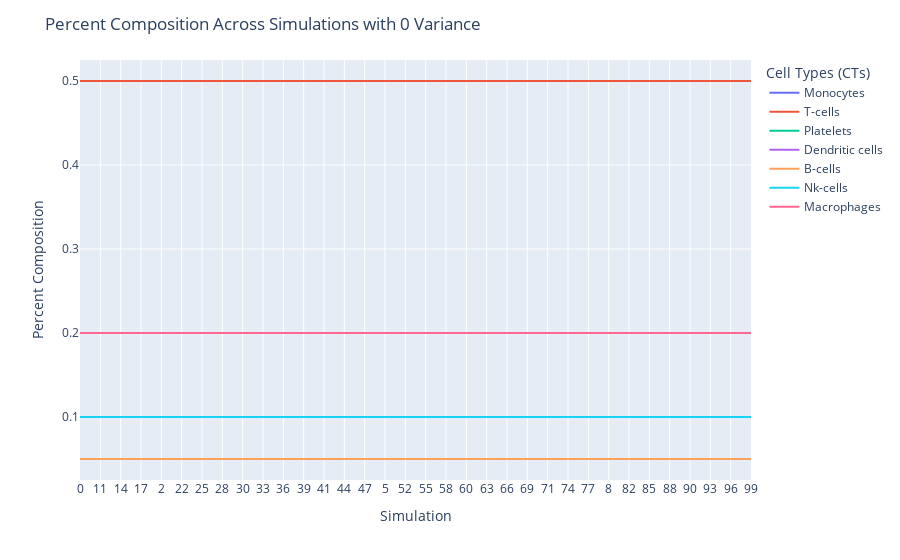
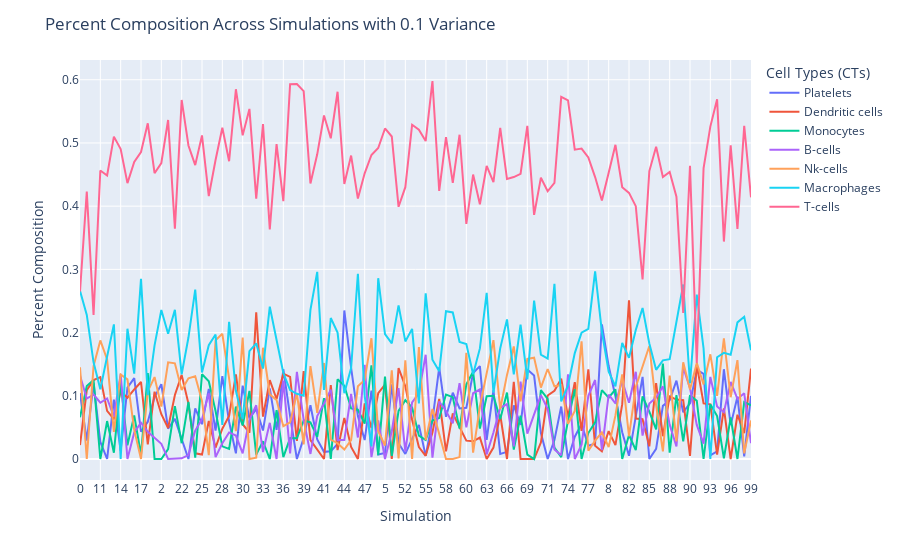
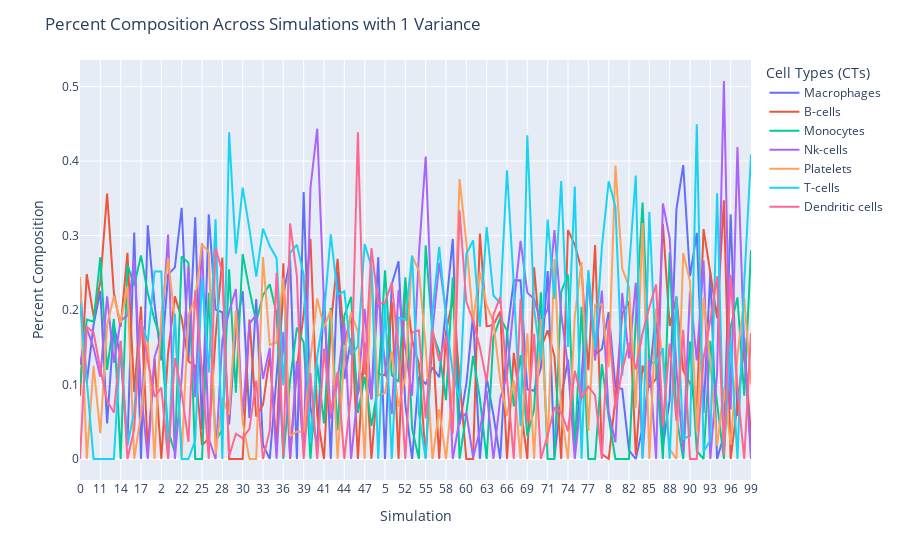

Notebook cell for these charts, in order:
### Code cell
def graph(df_variance, var_level:int):
    
    # Rename columns to their positions
    df_variance.columns = [str(i) for i, _ in enumerate(df_variance.columns)]
    
    melted = df_variance.reset_index().melt(id_vars=['index', ])
    melted = melted.sort_values("variable")

    
    fig = px.line(melted, x = 'variable', y = 'value', color = 'index')

    fig.update_layout(title = f"Percent Composition Across Simulations with {var_level} Variance")

    # Update x-axis and y-axis labels
    fig.update_xaxes(title_text = "Simulation") 
    fig.update_yaxes(title_text='Percent Composition')
    fig.update_layout(legend_title_text='Cell Types (CTs)')
    
    fig.show()
        
    
for key in dict_variances.keys():
    graph(dict_variances[key], key)

### Figure 1 — Plotly figure (JSON) as saved in the notebook; plotly's stock layout.template omitted (floating-point values rounded to 4 significant figures)
{"data": [{"hovertemplate": "index=Monocytes<br>variable=%{x}<br>value=%{y}<extra></extra>", "legendgroup": "Monocytes", "line": {"color": "#636efa", "dash": "solid"}, "marker": {"symbol": "circle"}, "mode": "lines", "name": "Monocytes", "orientation": "v", "showlegend": true, "type": "scatter", "x": ["0", "1", "10", "11", "12", "13", "14", "15", "16", "17", "18", "19", "2", "20", "21", "22", "23", "24", "25", "26", "27", "28", "29", "3", "30", "31", "32", "33", "34", "35", "36", "37", "38", "39", "4", "40", "41", "42", "43", "44", "45", "46", "47", "48", "49", "5", "50", "51", "52", "53", "54", "55", "56", "57", "58", "59", "6", "60", "61", "62", "63", "64", "65", "66", "67", "68", "69", "7", "70", "71", "72", "73", "74", "75", "76", "77", "78", "79", "8", "80", "81", "82", "83", "84", "85", "86", "87", "88", "89", "9", "90", "91", "92", "93", "94", "95", "96", "97", "98", "99"], "xaxis": "x", "y": [0.05, 0.05, 0.05, 0.05, 0.05, 0.05, 0.05, 0.05, 0.05, 0.05, 0.05, 0.05, 0.05, 0.05, 0.05, 0.05, 0.05, 0.05, 0.05, 0.05, 0.05, 0.05, 0.05, 0.05, 0.05, 0.05, 0.05, 0.05, 0.05, 0.05, 0.05, 0.05, 0.05, 0.05, 0.05, 0.05, 0.05, 0.05, 0.05, 0.05, 0.05, 0.05, 0.05, 0.05, 0.05, 0.05, 0.05, 0.05, 0.05, 0.05, 0.05, 0.05, 0.05, 0.05, 0.05, 0.05, 0.05, 0.05, 0.05, 0.05, 0.05, 0.05, 0.05, 0.05, 0.05, 0.05, 0.05, 0.05, 0.05, 0.05, 0.05, 0.05, 0.05, 0.05, 0.05, 0.05, 0.05, 0.05, 0.05, 0.05, 0.05, 0.05, 0.05, 0.05, 0.05, 0.05, 0.05, 0.05, 0.05, 0.05, 0.05, 0.05, 0.05, 0.05, 0.05, 0.05, 0.05, 0.05, 0.05, 0.05], "yaxis": "y"}, {"hovertemplate": "index=T-cells<br>variable=%{x}<br>value=%{y}<extra></extra>", "legendgroup": "T-cells", "line": {"color": "#EF553B", "dash": "solid"}, "marker": {"symbol": "circle"}, "mode": "lines", "name": "T-cells", "orientation": "v", "showlegend": true, "type": "scatter", "x": ["0", "1", "10", "11", "12", "13", "14", "15", "16", "17", "18", "19", "2", "20", "21", "22", "23", "24", "25", "26", "27", "28", "29", "3", "30", "31", "32", "33", "34", "35", "36", "37", "38", "39", "4", "40", "41", "42", "43", "44", "45", "46", "47", "48", "49", "5", "50", "51", "52", "53", "54", "55", "56", "57", "58", "59", "6", "60", "61", "62", "63", "64", "65", "66", "67", "68", "69", "7", "70", "71", "72", "73", "74", "75", "76", "77", "78", "79", "8", "80", "81", "82", "83", "84", "85", "86", "87", "88", "89", "9", "90", "91", "92", "93", "94", "95", "96", "97", "98", "99"], "xaxis": "x", "y": [0.5, 0.5, 0.5, 0.5, 0.5, 0.5, 0.5, 0.5, 0.5, 0.5, 0.5, 0.5, 0.5, 0.5, 0.5, 0.5, 0.5, 0.5, 0.5, 0.5, 0.5, 0.5, 0.5, 0.5, 0.5, 0.5, 0.5, 0.5, 0.5, 0.5, 0.5, 0.5, 0.5, 0.5, 0.5, 0.5, 0.5, 0.5, 0.5, 0.5, 0.5, 0.5, 0.5, 0.5, 0.5, 0.5, 0.5, 0.5, 0.5, 0.5, 0.5, 0.5, 0.5, 0.5, 0.5, 0.5, 0.5, 0.5, 0.5, 0.5, 0.5, 0.5, 0.5, 0.5, 0.5, 0.5, 0.5, 0.5, 0.5, 0.5, 0.5, 0.5, 0.5, 0.5, 0.5, 0.5, 0.5, 0.5, 0.5, 0.5, 0.5, 0.5, 0.5, 0.5, 0.5, 0.5, 0.5, 0.5, 0.5, 0.5, 0.5, 0.5, 0.5, 0.5, 0.5, 0.5, 0.5, 0.5, 0.5, 0.5], "yaxis": "y"}, {"hovertemplate": "index=Platelets<br>variable=%{x}<br>value=%{y}<extra></extra>", "legendgroup": "Platelets", "line": {"color": "#00cc96", "dash": "solid"}, "marker": {"symbol": "circle"}, "mode": "lines", "name": "Platelets", "orientation": "v", "showlegend": true, "type": "scatter", "x": ["0", "1", "10", "11", "12", "13", "14", "15", "16", "17", "18", "19", "2", "20", "21", "22", "23", "24", "25", "26", "27", "28", "29", "3", "30", "31", "32", "33", "34", "35", "36", "37", "38", "39", "4", "40", "41", "42", "43", "44", "45", "46", "47", "48", "49", "5", "50", "51", "52", "53", "54", "55", "56", "57", "58", "59", "6", "60", "61", "62", "63", "64", "65", "66", "67", "68", "69", "7", "70", "71", "72", "73", "74", "75", "76", "77", "78", "79", "8", "80", "81", "82", "83", "84", "85", "86", "87", "88", "89", "9", "90", "91", "92", "93", "94", "95", "96", "97", "98", "99"], "xaxis": "x", "y": [0.05, 0.05, 0.05, 0.05, 0.05, 0.05, 0.05, 0.05, 0.05, 0.05, 0.05, 0.05, 0.05, 0.05, 0.05, 0.05, 0.05, 0.05, 0.05, 0.05, 0.05, 0.05, 0.05, 0.05, 0.05, 0.05, 0.05, 0.05, 0.05, 0.05, 0.05, 0.05, 0.05, 0.05, 0.05, 0.05, 0.05, 0.05, 0.05, 0.05, 0.05, 0.05, 0.05, 0.05, 0.05, 0.05, 0.05, 0.05, 0.05, 0.05, 0.05, 0.05, 0.05, 0.05, 0.05, 0.05, 0.05, 0.05, 0.05, 0.05, 0.05, 0.05, 0.05, 0.05, 0.05, 0.05, 0.05, 0.05, 0.05, 0.05, 0.05, 0.05, 0.05, 0.05, 0.05, 0.05, 0.05, 0.05, 0.05, 0.05, 0.05, 0.05, 0.05, 0.05, 0.05, 0.05, 0.05, 0.05, 0.05, 0.05, 0.05, 0.05, 0.05, 0.05, 0.05, 0.05, 0.05, 0.05, 0.05, 0.05], "yaxis": "y"}, {"hovertemplate": "index=Dendritic cells<br>variable=%{x}<br>value=%{y}<extra></extra>", "legendgroup": "Dendritic cells", "line": {"color": "#ab63fa", "dash": "solid"}, "marker": {"symbol": "circle"}, "mode": "lines", "name": "Dendritic cells", "orientation": "v", "showlegend": true, "type": "scatter", "x": ["0", "1", "10", "11", "12", "13", "14", "15", "16", "17", "18", "19", "2", "20", "21", "22", "23", "24", "25", "26", "27", "28", "29", "3", "30", "31", "32", "33", "34", "35", "36", "37", "38", "39", "4", "40", "41", "42", "43", "44", "45", "46", "47", "48", "49", "5", "50", "51", "52", "53", "54", "55", "56", "57", "58", "59", "6", "60", "61", "62", "63", "64", "65", "66", "67", "68", "69", "7", "70", "71", "72", "73", "74", "75", "76", "77", "78", "79", "8", "80", "81", "82", "83", "84", "85", "86", "87", "88", "89", "9", "90", "91", "92", "93", "94", "95", "96", "97", "98", "99"], "xaxis": "x", "y": [0.05, 0.05, 0.05, 0.05, 0.05, 0.05, 0.05, 0.05, 0.05, 0.05, 0.05, 0.05, 0.05, 0.05, 0.05, 0.05, 0.05, 0.05, 0.05, 0.05, 0.05, 0.05, 0.05, 0.05, 0.05, 0.05, 0.05, 0.05, 0.05, 0.05, 0.05, 0.05, 0.05, 0.05, 0.05, 0.05, 0.05, 0.05, 0.05, 0.05, 0.05, 0.05, 0.05, 0.05, 0.05, 0.05, 0.05, 0.05, 0.05, 0.05, 0.05, 0.05, 0.05, 0.05, 0.05, 0.05, 0.05, 0.05, 0.05, 0.05, 0.05, 0.05, 0.05, 0.05, 0.05, 0.05, 0.05, 0.05, 0.05, 0.05, 0.05, 0.05, 0.05, 0.05, 0.05, 0.05, 0.05, 0.05, 0.05, 0.05, 0.05, 0.05, 0.05, 0.05, 0.05, 0.05, 0.05, 0.05, 0.05, 0.05, 0.05, 0.05, 0.05, 0.05, 0.05, 0.05, 0.05, 0.05, 0.05, 0.05], "yaxis": "y"}, {"hovertemplate": "index=B-cells<br>variable=%{x}<br>value=%{y}<extra></extra>", "legendgroup": "B-cells", "line": {"color": "#FFA15A", "dash": "solid"}, "marker": {"symbol": "circle"}, "mode": "lines", "name": "B-cells", "orientation": "v", "showlegend": true, "type": "scatter", "x": ["0", "1", "10", "11", "12", "13", "14", "15", "16", "17", "18", "19", "2", "20", "21", "22", "23", "24", "25", "26", "27", "28", "29", "3", "30", "31", "32", "33", "34", "35", "36", "37", "38", "39", "4", "40", "41", "42", "43", "44", "45", "46", "47", "48", "49", "5", "50", "51", "52", "53", "54", "55", "56", "57", "58", "59", "6", "60", "61", "62", "63", "64", "65", "66", "67", "68", "69", "7", "70", "71", "72", "73", "74", "75", "76", "77", "78", "79", "8", "80", "81", "82", "83", "84", "85", "86", "87", "88", "89", "9", "90", "91", "92", "93", "94", "95", "96", "97", "98", "99"], "xaxis": "x", "y": [0.05, 0.05, 0.05, 0.05, 0.05, 0.05, 0.05, 0.05, 0.05, 0.05, 0.05, 0.05, 0.05, 0.05, 0.05, 0.05, 0.05, 0.05, 0.05, 0.05, 0.05, 0.05, 0.05, 0.05, 0.05, 0.05, 0.05, 0.05, 0.05, 0.05, 0.05, 0.05, 0.05, 0.05, 0.05, 0.05, 0.05, 0.05, 0.05, 0.05, 0.05, 0.05, 0.05, 0.05, 0.05, 0.05, 0.05, 0.05, 0.05, 0.05, 0.05, 0.05, 0.05, 0.05, 0.05, 0.05, 0.05, 0.05, 0.05, 0.05, 0.05, 0.05, 0.05, 0.05, 0.05, 0.05, 0.05, 0.05, 0.05, 0.05, 0.05, 0.05, 0.05, 0.05, 0.05, 0.05, 0.05, 0.05, 0.05, 0.05, 0.05, 0.05, 0.05, 0.05, 0.05, 0.05, 0.05, 0.05, 0.05, 0.05, 0.05, 0.05, 0.05, 0.05, 0.05, 0.05, 0.05, 0.05, 0.05, 0.05], "yaxis": "y"}, {"hovertemplate": "index=Nk-cells<br>variable=%{x}<br>value=%{y}<extra></extra>", "legendgroup": "Nk-cells", "line": {"color": "#19d3f3", "dash": "solid"}, "marker": {"symbol": "circle"}, "mode": "lines", "name": "Nk-cells", "orientation": "v", "showlegend": true, "type": "scatter", "x": ["0", "1", "10", "11", "12", "13", "14", "15", "16", "17", "18", "19", "2", "20", "21", "22", "23", "24", "25", "26", "27", "28", "29", "3", "30", "31", "32", "33", "34", "35", "36", "37", "38", "39", "4", "40", "41", "42", "43", "44", "45", "46", "47", "48", "49", "5", "50", "51", "52", "53", "54", "55", "56", "57", "58", "59", "6", "60", "61", "62", "63", "64", "65", "66", "67", "68", "69", "7", "70", "71", "72", "73", "74", "75", "76", "77", "78", "79", "8", "80", "81", "82", "83", "84", "85", "86", "87", "88", "89", "9", "90", "91", "92", "93", "94", "95", "96", "97", "98", "99"], "xaxis": "x", "y": [0.1, 0.1, 0.1, 0.1, 0.1, 0.1, 0.1, 0.1, 0.1, 0.1, 0.1, 0.1, 0.1, 0.1, 0.1, 0.1, 0.1, 0.1, 0.1, 0.1, 0.1, 0.1, 0.1, 0.1, 0.1, 0.1, 0.1, 0.1, 0.1, 0.1, 0.1, 0.1, 0.1, 0.1, 0.1, 0.1, 0.1, 0.1, 0.1, 0.1, 0.1, 0.1, 0.1, 0.1, 0.1, 0.1, 0.1, 0.1, 0.1, 0.1, 0.1, 0.1, 0.1, 0.1, 0.1, 0.1, 0.1, 0.1, 0.1, 0.1, 0.1, 0.1, 0.1, 0.1, 0.1, 0.1, 0.1, 0.1, 0.1, 0.1, 0.1, 0.1, 0.1, 0.1, 0.1, 0.1, 0.1, 0.1, 0.1, 0.1, 0.1, 0.1, 0.1, 0.1, 0.1, 0.1, 0.1, 0.1, 0.1, 0.1, 0.1, 0.1, 0.1, 0.1, 0.1, 0.1, 0.1, 0.1, 0.1, 0.1], "yaxis": "y"}, {"hovertemplate": "index=Macrophages<br>variable=%{x}<br>value=%{y}<extra></extra>", "legendgroup": "Macrophages", "line": {"color": "#FF6692", "dash": "solid"}, "marker": {"symbol": "circle"}, "mode": "lines", "name": "Macrophages", "orientation": "v", "showlegend": true, "type": "scatter", "x": ["0", "1", "10", "11", "12", "13", "14", "15", "16", "17", "18", "19", "2", "20", "21", "22", "23", "24", "25", "26", "27", "28", "29", "3", "30", "31", "32", "33", "34", "35", "36", "37", "38", "39", "4", "40", "41", "42", "43", "44", "45", "46", "47", "48", "49", "5", "50", "51", "52", "53", "54", "55", "56", "57", "58", "59", "6", "60", "61", "62", "63", "64", "65", "66", "67", "68", "69", "7", "70", "71", "72", "73", "74", "75", "76", "77", "78", "79", "8", "80", "81", "82", "83", "84", "85", "86", "87", "88", "89", "9", "90", "91", "92", "93", "94", "95", "96", "97", "98", "99"], "xaxis": "x", "y": [0.2, 0.2, 0.2, 0.2, 0.2, 0.2, 0.2, 0.2, 0.2, 0.2, 0.2, 0.2, 0.2, 0.2, 0.2, 0.2, 0.2, 0.2, 0.2, 0.2, 0.2, 0.2, 0.2, 0.2, 0.2, 0.2, 0.2, 0.2, 0.2, 0.2, 0.2, 0.2, 0.2, 0.2, 0.2, 0.2, 0.2, 0.2, 0.2, 0.2, 0.2, 0.2, 0.2, 0.2, 0.2, 0.2, 0.2, 0.2, 0.2, 0.2, 0.2, 0.2, 0.2, 0.2, 0.2, 0.2, 0.2, 0.2, 0.2, 0.2, 0.2, 0.2, 0.2, 0.2, 0.2, 0.2, 0.2, 0.2, 0.2, 0.2, 0.2, 0.2, 0.2, 0.2, 0.2, 0.2, 0.2, 0.2, 0.2, 0.2, 0.2, 0.2, 0.2, 0.2, 0.2, 0.2, 0.2, 0.2, 0.2, 0.2, 0.2, 0.2, 0.2, 0.2, 0.2, 0.2, 0.2, 0.2, 0.2, 0.2], "yaxis": "y"}], "layout": {"legend": {"title": {"text": "Cell Types (CTs)"}, "tracegroupgap": 0}, "margin": {"t": 60}, "title": {"text": "Percent Composition Across Simulations with 0 Variance"}, "xaxis": {"anchor": "y", "domain": [0, 1], "title": {"text": "Simulation"}}, "yaxis": {"anchor": "x", "domain": [0, 1], "title": {"text": "Percent Composition"}}}}

### Figure 2 — Plotly figure (JSON) as saved in the notebook; plotly's stock layout.template omitted (floating-point values rounded to 4 significant figures)
{"data": [{"hovertemplate": "index=Platelets<br>variable=%{x}<br>value=%{y}<extra></extra>", "legendgroup": "Platelets", "line": {"color": "#636efa", "dash": "solid"}, "marker": {"symbol": "circle"}, "mode": "lines", "name": "Platelets", "orientation": "v", "showlegend": true, "type": "scatter", "x": ["0", "1", "10", "11", "12", "13", "14", "15", "16", "17", "18", "19", "2", "20", "21", "22", "23", "24", "25", "26", "27", "28", "29", "3", "30", "31", "32", "33", "34", "35", "36", "37", "38", "39", "4", "40", "41", "42", "43", "44", "45", "46", "47", "48", "49", "5", "50", "51", "52", "53", "54", "55", "56", "57", "58", "59", "6", "60", "61", "62", "63", "64", "65", "66", "67", "68", "69", "7", "70", "71", "72", "73", "74", "75", "76", "77", "78", "79", "8", "80", "81", "82", "83", "84", "85", "86", "87", "88", "89", "9", "90", "91", "92", "93", "94", "95", "96", "97", "98", "99"], "xaxis": "x", "y": [0.104, 0.02908, 0.12, 0.02708, 0, 0.094, 0.013, 0.1129, 0.128, 0.04319, 0.059, 0.09799, 0.1183, 0.04804, 0.06338, 0.03, 0, 0.08, 0.055, 0.111, 0.045, 0.131, 0.059, 0.009, 0.116, 0.06402, 0.079, 0.045, 0.1118, 0.04622, 0.142, 0.068, 0, 0.033, 0.085, 0.031, 0.01132, 0.01208, 0.024, 0.235, 0.144, 0.068, 0.03, 0.108, 0.007, 0.009737, 0.1181, 0.025, 0.008, 0.03194, 0.054, 0.005, 0.061, 0.145, 0.06679, 0.1049, 0.08, 0.081, 0.136, 0.147, 0.03038, 0.109, 0.008, 0.01134, 0.085, 0.05392, 0.1417, 0.1321, 0.041, 0, 0.03, 0.083, 0, 0.03527, 0.05545, 0.021, 0.024, 0.213, 0.147, 0.099, 0.04244, 0.005, 0.066, 0.13, 0, 0.016, 0.084, 0.093, 0.124, 0.074, 0.088, 0.141, 0.1348, 0.005644, 0.012, 0.142, 0.05359, 0.09853, 0.004, 0.1], "yaxis": "y"}, {"hovertemplate": "index=Dendritic cells<br>variable=%{x}<br>value=%{y}<extra></extra>", "legendgroup": "Dendritic cells", "line": {"color": "#EF553B", "dash": "solid"}, "marker": {"symbol": "circle"}, "mode": "lines", "name": "Dendritic cells", "orientation": "v", "showlegend": true, "type": "scatter", "x": ["0", "1", "10", "11", "12", "13", "14", "15", "16", "17", "18", "19", "2", "20", "21", "22", "23", "24", "25", "26", "27", "28", "29", "3", "30", "31", "32", "33", "34", "35", "36", "37", "38", "39", "4", "40", "41", "42", "43", "44", "45", "46", "47", "48", "49", "5", "50", "51", "52", "53", "54", "55", "56", "57", "58", "59", "6", "60", "61", "62", "63", "64", "65", "66", "67", "68", "69", "7", "70", "71", "72", "73", "74", "75", "76", "77", "78", "79", "8", "80", "81", "82", "83", "84", "85", "86", "87", "88", "89", "9", "90", "91", "92", "93", "94", "95", "96", "97", "98", "99"], "xaxis": "x", "y": [0.022, 0.1088, 0.125, 0.1296, 0.0761, 0.063, 0.1068, 0.0969, 0.11, 0.1219, 0.023, 0.1065, 0.0708, 0.04902, 0.1012, 0.133, 0.08758, 0.009, 0.007, 0.06, 0.018, 0.048, 0.068, 0.134, 0.055, 0.04171, 0.232, 0.067, 0.1248, 0.09496, 0.135, 0.13, 0.02877, 0.139, 0.03, 0.015, 0, 0.1171, 0.014, 0.065, 0.019, 0, 0.088, 0.049, 0.104, 0.1178, 0, 0.144, 0.115, 0.06211, 0.019, 0.005, 0.042, 0.095, 0.01206, 0.07204, 0.051, 0.029, 0.028, 0.034, 0, 0.018, 0.07, 0, 0.122, 0, 0, 0, 0.026, 0.1004, 0.108, 0.127, 0.06641, 0.1217, 0.04455, 0.142, 0.021, 0.012, 0.044, 0.022, 0.08672, 0.251, 0.064, 0.063, 0.01998, 0.12, 0.036, 0.099, 0.094, 0.093, 0.005, 0.149, 0.08801, 0.08655, 0.007, 0.08, 0, 0.07001, 0.041, 0.143], "yaxis": "y"}, {"hovertemplate": "index=Monocytes<br>variable=%{x}<br>value=%{y}<extra></extra>", "legendgroup": "Monocytes", "line": {"color": "#00cc96", "dash": "solid"}, "marker": {"symbol": "circle"}, "mode": "lines", "name": "Monocytes", "orientation": "v", "showlegend": true, "type": "scatter", "x": ["0", "1", "10", "11", "12", "13", "14", "15", "16", "17", "18", "19", "2", "20", "21", "22", "23", "24", "25", "26", "27", "28", "29", "3", "30", "31", "32", "33", "34", "35", "36", "37", "38", "39", "4", "40", "41", "42", "43", "44", "45", "46", "47", "48", "49", "5", "50", "51", "52", "53", "54", "55", "56", "57", "58", "59", "6", "60", "61", "62", "63", "64", "65", "66", "67", "68", "69", "7", "70", "71", "72", "73", "74", "75", "76", "77", "78", "79", "8", "80", "81", "82", "83", "84", "85", "86", "87", "88", "89", "9", "90", "91", "92", "93", "94", "95", "96", "97", "98", "99"], "xaxis": "x", "y": [0.066, 0.1154, 0.125, 0, 0.05998, 0.01, 0.1216, 0.02164, 0.069, 0.006718, 0.136, 0, 0, 0.01569, 0.08363, 0.025, 0.09026, 0.002, 0.134, 0.123, 0.076, 0.02, 0.016, 0.083, 0.053, 0.1077, 0.007, 0.028, 0, 0.07731, 0.003, 0.033, 0.03274, 0.061, 0.058, 0.035, 0.09623, 0, 0.126, 0.116, 0.08, 0.078, 0.056, 0.148, 0.006, 0.1305, 0.00484, 0.076, 0.093, 0.08163, 0.037, 0.03, 0.061, 0.065, 0.102, 0.09789, 0.048, 0.118, 0.138, 0.048, 0.0992, 0.1, 0.063, 0.1051, 0.015, 0.06863, 0.006843, 0, 0.109, 0.0952, 0.018, 0.003, 0.06055, 0.1102, 0, 0.041, 0.058, 0.109, 0.097, 0.11, 0, 0.038, 0.014, 0.099, 0.07493, 0.047, 0.151, 0.01, 0.101, 0.028, 0.101, 0.092, 0, 0.08655, 0.068, 0.001, 0.06569, 0, 0.09, 0.085], "yaxis": "y"}, {"hovertemplate": "index=B-cells<br>variable=%{x}<br>value=%{y}<extra></extra>", "legendgroup": "B-cells", "line": {"color": "#ab63fa", "dash": "solid"}, "marker": {"symbol": "circle"}, "mode": "lines", "name": "B-cells", "orientation": "v", "showlegend": true, "type": "scatter", "x": ["0", "1", "10", "11", "12", "13", "14", "15", "16", "17", "18", "19", "2", "20", "21", "22", "23", "24", "25", "26", "27", "28", "29", "3", "30", "31", "32", "33", "34", "35", "36", "37", "38", "39", "4", "40", "41", "42", "43", "44", "45", "46", "47", "48", "49", "5", "50", "51", "52", "53", "54", "55", "56", "57", "58", "59", "6", "60", "61", "62", "63", "64", "65", "66", "67", "68", "69", "7", "70", "71", "72", "73", "74", "75", "76", "77", "78", "79", "8", "80", "81", "82", "83", "84", "85", "86", "87", "88", "89", "9", "90", "91", "92", "93", "94", "95", "96", "97", "98", "99"], "xaxis": "x", "y": [0.132, 0.09568, 0.102, 0.08897, 0.09579, 0.067, 0.1346, 0, 0.042, 0.05758, 0.043, 0.03395, 0.02414, 0, 0, 0.001, 0.006256, 0.045, 0.063, 0.104, 0.003, 0.025, 0.042, 0.037, 0.009, 0.06208, 0.085, 0.011, 0.05719, 0, 0.124, 0.009, 0.1379, 0.062, 0.008, 0.068, 0.08774, 0.1097, 0.03, 0.03, 0.103, 0.034, 0.149, 0.003, 0.061, 0, 0.04356, 0.112, 0.012, 0.08962, 0.104, 0.165, 0.002, 0.091, 0.07607, 0.05638, 0.12, 0.05, 0.104, 0.11, 0.007149, 0.042, 0.081, 0.08692, 0.02, 0.1225, 0.04008, 0.07104, 0.101, 0.07948, 0.015, 0.006, 0.1338, 0, 0.02277, 0.1, 0.125, 0.014, 0.102, 0.088, 0.1236, 0.089, 0.138, 0.037, 0.08791, 0.097, 0.115, 0.054, 0.02, 0.145, 0.112, 0.054, 0.02434, 0.1298, 0.083, 0.074, 0.1219, 0.09507, 0.104, 0.025], "yaxis": "y"}, {"hovertemplate": "index=Nk-cells<br>variable=%{x}<br>value=%{y}<extra></extra>", "legendgroup": "Nk-cells", "line": {"color": "#FFA15A", "dash": "solid"}, "marker": {"symbol": "circle"}, "mode": "lines", "name": "Nk-cells", "orientation": "v", "showlegend": true, "type": "scatter", "x": ["0", "1", "10", "11", "12", "13", "14", "15", "16", "17", "18", "19", "2", "20", "21", "22", "23", "24", "25", "26", "27", "28", "29", "3", "30", "31", "32", "33", "34", "35", "36", "37", "38", "39", "4", "40", "41", "42", "43", "44", "45", "46", "47", "48", "49", "5", "50", "51", "52", "53", "54", "55", "56", "57", "58", "59", "6", "60", "61", "62", "63", "64", "65", "66", "67", "68", "69", "7", "70", "71", "72", "73", "74", "75", "76", "77", "78", "79", "8", "80", "81", "82", "83", "84", "85", "86", "87", "88", "89", "9", "90", "91", "92", "93", "94", "95", "96", "97", "98", "99"], "xaxis": "x", "y": [0.145, 0, 0.147, 0.1876, 0.1576, 0.043, 0.1337, 0.1261, 0.046, 0, 0.107, 0.1296, 0.08286, 0.1529, 0.1514, 0.109, 0.1278, 0.131, 0.092, 0.006, 0.188, 0.198, 0.127, 0.044, 0.192, 0, 0.002, 0.176, 0.1023, 0.09328, 0.052, 0.058, 0.1042, 0.023, 0.147, 0.073, 0.1519, 0.03067, 0.025, 0.015, 0.03, 0.115, 0.125, 0.191, 0.044, 0.02142, 0.1404, 0.001, 0.156, 0, 0.177, 0.03, 0.079, 0.041, 0, 0, 0.003, 0.168, 0.01, 0.083, 0.1367, 0.188, 0.079, 0.133, 0.178, 0.09118, 0.1584, 0.1603, 0.113, 0.1424, 0.115, 0.117, 0.05566, 0.07584, 0.1861, 0.013, 0.029, 0.042, 0.019, 0.069, 0.1338, 0.036, 0.114, 0.148, 0.1788, 0.085, 0.012, 0.132, 0.028, 0.153, 0.11, 0.152, 0.118, 0.1656, 0.1, 0.191, 0.09767, 0.1564, 0.009, 0.061], "yaxis": "y"}, {"hovertemplate": "index=Macrophages<br>variable=%{x}<br>value=%{y}<extra></extra>", "legendgroup": "Macrophages", "line": {"color": "#19d3f3", "dash": "solid"}, "marker": {"symbol": "circle"}, "mode": "lines", "name": "Macrophages", "orientation": "v", "showlegend": true, "type": "scatter", "x": ["0", "1", "10", "11", "12", "13", "14", "15", "16", "17", "18", "19", "2", "20", "21", "22", "23", "24", "25", "26", "27", "28", "29", "3", "30", "31", "32", "33", "34", "35", "36", "37", "38", "39", "4", "40", "41", "42", "43", "44", "45", "46", "47", "48", "49", "5", "50", "51", "52", "53", "54", "55", "56", "57", "58", "59", "6", "60", "61", "62", "63", "64", "65", "66", "67", "68", "69", "7", "70", "71", "72", "73", "74", "75", "76", "77", "78", "79", "8", "80", "81", "82", "83", "84", "85", "86", "87", "88", "89", "9", "90", "91", "92", "93", "94", "95", "96", "97", "98", "99"], "xaxis": "x", "y": [0.266, 0.228, 0.153, 0.1103, 0.162, 0.213, 0, 0.206, 0.135, 0.285, 0.101, 0.1798, 0.2357, 0.198, 0.2359, 0.134, 0.1921, 0.268, 0.137, 0.18, 0.197, 0.054, 0.217, 0.108, 0.063, 0.1707, 0.183, 0.143, 0.2409, 0.1899, 0.136, 0.109, 0.1032, 0.1, 0.236, 0.296, 0.1094, 0.223, 0.2, 0.104, 0.144, 0.293, 0.1, 0.02, 0.286, 0.1977, 0.183, 0.243, 0.186, 0.2059, 0.088, 0.262, 0.157, 0.139, 0.2338, 0.2318, 0.185, 0.182, 0.134, 0.175, 0.2627, 0.105, 0.175, 0.2207, 0.134, 0.2127, 0.1261, 0.2505, 0.165, 0.159, 0.277, 0.091, 0.1162, 0.1675, 0.2, 0.206, 0.297, 0.201, 0.138, 0.115, 0.1836, 0.16, 0.204, 0.239, 0.1828, 0.141, 0.156, 0.158, 0.218, 0.276, 0.12, 0.26, 0.1751, 0, 0.161, 0.168, 0.1651, 0.2161, 0.225, 0.172], "yaxis": "y"}, {"hovertemplate": "index=T-cells<br>variable=%{x}<br>value=%{y}<extra></extra>", "legendgroup": "T-cells", "line": {"color": "#FF6692", "dash": "solid"}, "marker": {"symbol": "circle"}, "mode": "lines", "name": "T-cells", "orientation": "v", "showlegend": true, "type": "scatter", "x": ["0", "1", "10", "11", "12", "13", "14", "15", "16", "17", "18", "19", "2", "20", "21", "22", "23", "24", "25", "26", "27", "28", "29", "3", "30", "31", "32", "33", "34", "35", "36", "37", "38", "39", "4", "40", "41", "42", "43", "44", "45", "46", "47", "48", "49", "5", "50", "51", "52", "53", "54", "55", "56", "57", "58", "59", "6", "60", "61", "62", "63", "64", "65", "66", "67", "68", "69", "7", "70", "71", "72", "73", "74", "75", "76", "77", "78", "79", "8", "80", "81", "82", "83", "84", "85", "86", "87", "88", "89", "9", "90", "91", "92", "93", "94", "95", "96", "97", "98", "99"], "xaxis": "x", "y": [0.265, 0.4231, 0.228, 0.4565, 0.4485, 0.51, 0.4903, 0.4365, 0.47, 0.4856, 0.531, 0.4522, 0.4682, 0.5363, 0.3644, 0.568, 0.496, 0.465, 0.512, 0.416, 0.473, 0.524, 0.471, 0.585, 0.512, 0.5538, 0.412, 0.53, 0.3631, 0.4983, 0.408, 0.593, 0.5933, 0.582, 0.436, 0.482, 0.5434, 0.5074, 0.581, 0.435, 0.48, 0.412, 0.452, 0.481, 0.492, 0.5229, 0.5102, 0.399, 0.43, 0.5288, 0.521, 0.503, 0.598, 0.424, 0.5093, 0.437, 0.513, 0.372, 0.45, 0.403, 0.4638, 0.438, 0.524, 0.4429, 0.446, 0.451, 0.5269, 0.3862, 0.445, 0.4236, 0.437, 0.573, 0.5674, 0.4894, 0.4911, 0.477, 0.446, 0.409, 0.453, 0.497, 0.4299, 0.421, 0.4, 0.284, 0.4555, 0.494, 0.446, 0.454, 0.415, 0.231, 0.464, 0.152, 0.4597, 0.5259, 0.569, 0.344, 0.4961, 0.3639, 0.527, 0.414], "yaxis": "y"}], "layout": {"legend": {"title": {"text": "Cell Types (CTs)"}, "tracegroupgap": 0}, "margin": {"t": 60}, "title": {"text": "Percent Composition Across Simulations with 0.1 Variance"}, "xaxis": {"anchor": "y", "domain": [0, 1], "title": {"text": "Simulation"}}, "yaxis": {"anchor": "x", "domain": [0, 1], "title": {"text": "Percent Composition"}}}}

### Figure 3 — Plotly figure (JSON) as saved in the notebook; plotly's stock layout.template omitted (floating-point values rounded to 4 significant figures)
{"data": [{"hovertemplate": "index=Macrophages<br>variable=%{x}<br>value=%{y}<extra></extra>", "legendgroup": "Macrophages", "line": {"color": "#636efa", "dash": "solid"}, "marker": {"symbol": "circle"}, "mode": "lines", "name": "Macrophages", "orientation": "v", "showlegend": true, "type": "scatter", "x": ["0", "1", "10", "11", "12", "13", "14", "15", "16", "17", "18", "19", "2", "20", "21", "22", "23", "24", "25", "26", "27", "28", "29", "3", "30", "31", "32", "33", "34", "35", "36", "37", "38", "39", "4", "40", "41", "42", "43", "44", "45", "46", "47", "48", "49", "5", "50", "51", "52", "53", "54", "55", "56", "57", "58", "59", "6", "60", "61", "62", "63", "64", "65", "66", "67", "68", "69", "7", "70", "71", "72", "73", "74", "75", "76", "77", "78", "79", "8", "80", "81", "82", "83", "84", "85", "86", "87", "88", "89", "9", "90", "91", "92", "93", "94", "95", "96", "97", "98", "99"], "xaxis": "x", "y": [0.2343, 0.1024, 0.18, 0.2258, 0.04764, 0.1792, 0.1369, 0.02043, 0.3041, 0, 0.3137, 0.2075, 0.1324, 0.2476, 0.2572, 0.3372, 0.1313, 0.3247, 0.03972, 0.3285, 0.2005, 0.197, 0.04629, 0.1731, 0.2255, 0.05526, 0.2149, 0.01904, 0, 0.1114, 0.2211, 0.2678, 0, 0.3585, 0.06955, 0.01565, 0.2239, 0, 0.2509, 0.1074, 0.1619, 0.08685, 0.1303, 0.08038, 0.2709, 0, 0.2348, 0.2655, 0.0734, 0, 0.1107, 0.1007, 0.123, 0.1097, 0.1995, 0.2954, 0.04637, 0.1006, 0.1943, 0, 0.1091, 0.05886, 0, 0.1666, 0.2396, 0.2399, 0.09327, 0.09149, 0.1229, 0.2522, 0.002574, 0.0829, 0.1334, 0.02429, 0.1068, 0.2503, 0.1402, 0.1477, 0.1974, 0.09666, 0.09382, 0.0115, 0, 0.04205, 0.1075, 0.198, 0.01646, 0.0793, 0.3351, 0.3946, 0.2453, 0.3037, 0.06186, 0.2507, 0, 0.03195, 0.3285, 0.05776, 0.1627, 0.009858], "yaxis": "y"}, {"hovertemplate": "index=B-cells<br>variable=%{x}<br>value=%{y}<extra></extra>", "legendgroup": "B-cells", "line": {"color": "#EF553B", "dash": "solid"}, "marker": {"symbol": "circle"}, "mode": "lines", "name": "B-cells", "orientation": "v", "showlegend": true, "type": "scatter", "x": ["0", "1", "10", "11", "12", "13", "14", "15", "16", "17", "18", "19", "2", "20", "21", "22", "23", "24", "25", "26", "27", "28", "29", "3", "30", "31", "32", "33", "34", "35", "36", "37", "38", "39", "4", "40", "41", "42", "43", "44", "45", "46", "47", "48", "49", "5", "50", "51", "52", "53", "54", "55", "56", "57", "58", "59", "6", "60", "61", "62", "63", "64", "65", "66", "67", "68", "69", "7", "70", "71", "72", "73", "74", "75", "76", "77", "78", "79", "8", "80", "81", "82", "83", "84", "85", "86", "87", "88", "89", "9", "90", "91", "92", "93", "94", "95", "96", "97", "98", "99"], "xaxis": "x", "y": [0.08497, 0.2482, 0.1915, 0.2373, 0.3563, 0.2229, 0.1776, 0.2768, 0.08968, 0.2047, 0.01316, 0.1345, 0, 0.1427, 0.2184, 0.1887, 0.1313, 0.1247, 0.01894, 0.02717, 0.1636, 0.2706, 0, 0, 0, 0.1873, 0.05709, 0.07291, 0.1386, 0.01669, 0.2629, 0, 0.1216, 0.195, 0.2957, 0.05913, 0, 0.1805, 0.2687, 0.1535, 0.1944, 0, 0.156, 0, 0.1142, 0.1123, 0.2107, 0, 0.2384, 0.1588, 0.128, 0.001274, 0.1658, 0, 0.1703, 0.2154, 0.1095, 0, 0, 0.3026, 0.178, 0.1801, 0.1981, 0, 0.1425, 0.06882, 0, 0.2575, 0.1492, 0.1728, 0.1378, 0, 0.3073, 0.2877, 0.2544, 0.1191, 0.2872, 0.00649, 0, 0.08047, 0.1953, 0.2119, 0.005505, 0.1254, 0.0962, 0.108, 0.3159, 0.1786, 0.218, 0.1188, 0.102, 0.06631, 0.3086, 0.2502, 0.1892, 0.3473, 0, 0.07426, 0.1501, 0.03204], "yaxis": "y"}, {"hovertemplate": "index=Monocytes<br>variable=%{x}<br>value=%{y}<extra></extra>", "legendgroup": "Monocytes", "line": {"color": "#00cc96", "dash": "solid"}, "marker": {"symbol": "circle"}, "mode": "lines", "name": "Monocytes", "orientation": "v", "showlegend": true, "type": "scatter", "x": ["0", "1", "10", "11", "12", "13", "14", "15", "16", "17", "18", "19", "2", "20", "21", "22", "23", "24", "25", "26", "27", "28", "29", "3", "30", "31", "32", "33", "34", "35", "36", "37", "38", "39", "4", "40", "41", "42", "43", "44", "45", "46", "47", "48", "49", "5", "50", "51", "52", "53", "54", "55", "56", "57", "58", "59", "6", "60", "61", "62", "63", "64", "65", "66", "67", "68", "69", "7", "70", "71", "72", "73", "74", "75", "76", "77", "78", "79", "8", "80", "81", "82", "83", "84", "85", "86", "87", "88", "89", "9", "90", "91", "92", "93", "94", "95", "96", "97", "98", "99"], "xaxis": "x", "y": [0.09938, 0.1871, 0.1843, 0.2709, 0.1197, 0.188, 0, 0.2606, 0.2334, 0.2732, 0.2226, 0.1862, 0.1592, 0.03797, 0.008832, 0.272, 0.2634, 0, 0, 0.223, 0.02442, 0.03976, 0.2547, 0.08892, 0.2753, 0.2267, 0.1842, 0.2201, 0.2346, 0.1955, 0, 0.1063, 0.1763, 0.1566, 0, 0.1278, 0.0478, 0.2026, 0.03858, 0.1925, 0.2176, 0.06196, 0.1104, 0.0444, 0.09881, 0.2533, 0.1128, 0.1037, 0.244, 0.0407, 0, 0.2867, 0.1696, 0.1437, 0.07901, 0.2438, 0, 0.06045, 0.1384, 0.08108, 0, 0.1637, 0.1894, 0.1726, 0.0705, 0.1396, 0.03119, 0.06675, 0.2237, 0, 0, 0.2244, 0.2477, 0.01258, 0.2043, 0, 0, 0.1275, 0.05627, 0, 0, 0, 0.1882, 0.3444, 0.128, 0.1307, 0, 0.2773, 0.05737, 0, 0.1576, 0.01093, 0, 0.1587, 0.07449, 0, 0.1775, 0.217, 0.08496, 0.2804], "yaxis": "y"}, {"hovertemplate": "index=Nk-cells<br>variable=%{x}<br>value=%{y}<extra></extra>", "legendgroup": "Nk-cells", "line": {"color": "#ab63fa", "dash": "solid"}, "marker": {"symbol": "circle"}, "mode": "lines", "name": "Nk-cells", "orientation": "v", "showlegend": true, "type": "scatter", "x": ["0", "1", "10", "11", "12", "13", "14", "15", "16", "17", "18", "19", "2", "20", "21", "22", "23", "24", "25", "26", "27", "28", "29", "3", "30", "31", "32", "33", "34", "35", "36", "37", "38", "39", "4", "40", "41", "42", "43", "44", "45", "46", "47", "48", "49", "5", "50", "51", "52", "53", "54", "55", "56", "57", "58", "59", "6", "60", "61", "62", "63", "64", "65", "66", "67", "68", "69", "7", "70", "71", "72", "73", "74", "75", "76", "77", "78", "79", "8", "80", "81", "82", "83", "84", "85", "86", "87", "88", "89", "9", "90", "91", "92", "93", "94", "95", "96", "97", "98", "99"], "xaxis": "x", "y": [0.1265, 0.1753, 0.1493, 0.1105, 0.2185, 0.129, 0.1856, 0.1928, 0.2687, 0.09161, 0, 0.1368, 0.1658, 0.3012, 0, 0.1092, 0.2586, 0.08305, 0.2896, 0.02752, 0, 0.1599, 0.1975, 0.2281, 0.05816, 0.1814, 0.1938, 0.1075, 0.1492, 0, 0.1707, 0.002221, 0.1316, 0.006611, 0.3639, 0.4435, 0.2087, 0.05427, 0.1045, 0.1818, 0, 0.09091, 0.2016, 0.0798, 0.2228, 0.1269, 0.06043, 0.2266, 0.1474, 0.08513, 0.2745, 0.4061, 0.1715, 0.2634, 0.1971, 0, 0.05279, 0.0618, 0.001987, 0.03861, 0.09143, 0, 0.08083, 0.1132, 0.2066, 0.293, 0.2233, 0.2149, 0.1828, 0.2006, 0.3074, 0.1949, 0.1237, 0, 0.08848, 0.2418, 0.1325, 0.2261, 0.06327, 0.02257, 0.2229, 0.1349, 0.2364, 0.002453, 0.1327, 0, 0.343, 0.2967, 0.1196, 0.009195, 0.2258, 0.1323, 0.2664, 0, 0.1164, 0.5075, 0.06636, 0.4187, 0.1501, 0], "yaxis": "y"}, {"hovertemplate": "index=Platelets<br>variable=%{x}<br>value=%{y}<extra></extra>", "legendgroup": "Platelets", "line": {"color": "#FFA15A", "dash": "solid"}, "marker": {"symbol": "circle"}, "mode": "lines", "name": "Platelets", "orientation": "v", "showlegend": true, "type": "scatter", "x": ["0", "1", "10", "11", "12", "13", "14", "15", "16", "17", "18", "19", "2", "20", "21", "22", "23", "24", "25", "26", "27", "28", "29", "3", "30", "31", "32", "33", "34", "35", "36", "37", "38", "39", "4", "40", "41", "42", "43", "44", "45", "46", "47", "48", "49", "5", "50", "51", "52", "53", "54", "55", "56", "57", "58", "59", "6", "60", "61", "62", "63", "64", "65", "66", "67", "68", "69", "7", "70", "71", "72", "73", "74", "75", "76", "77", "78", "79", "8", "80", "81", "82", "83", "84", "85", "86", "87", "88", "89", "9", "90", "91", "92", "93", "94", "95", "96", "97", "98", "99"], "xaxis": "x", "y": [0.2445, 0, 0.1252, 0.03465, 0.1799, 0.2186, 0.1829, 0.2317, 0, 0.06028, 0.1605, 0, 0.195, 0.2694, 0.185, 0.0038, 0.1924, 0.2159, 0.2882, 0.2777, 0.006242, 0.08221, 0.05927, 0.2002, 0.04872, 0, 0, 0.2712, 0.153, 0.1567, 0.2435, 0.03077, 0.03687, 0.03606, 0.1345, 0.2157, 0.177, 0.1998, 0, 0.1397, 0.1969, 0.1701, 0, 0.2536, 0.08548, 0.0885, 0.1444, 0.06998, 0.1098, 0.2724, 0.2529, 0.1508, 0, 0.06667, 0, 0.09647, 0.3759, 0.2908, 0.1861, 0.2503, 0.2062, 0.184, 0.1054, 0.05764, 0.1061, 0, 0.1688, 0, 0.1879, 0.02081, 0.2685, 0.06207, 0, 0.1911, 0.2643, 0.03782, 0.2071, 0.2077, 0.1233, 0.394, 0.2559, 0.2311, 0.06894, 0.3167, 0, 0.2019, 0.1313, 0.01313, 0, 0.2766, 0.2385, 0.0373, 0.2178, 0.1289, 0.01798, 0.09492, 0.01924, 0.1378, 0.2162, 0.09995], "yaxis": "y"}, {"hovertemplate": "index=T-cells<br>variable=%{x}<br>value=%{y}<extra></extra>", "legendgroup": "T-cells", "line": {"color": "#19d3f3", "dash": "solid"}, "marker": {"symbol": "circle"}, "mode": "lines", "name": "T-cells", "orientation": "v", "showlegend": true, "type": "scatter", "x": ["0", "1", "10", "11", "12", "13", "14", "15", "16", "17", "18", "19", "2", "20", "21", "22", "23", "24", "25", "26", "27", "28", "29", "3", "30", "31", "32", "33", "34", "35", "36", "37", "38", "39", "4", "40", "41", "42", "43", "44", "45", "46", "47", "48", "49", "5", "50", "51", "52", "53", "54", "55", "56", "57", "58", "59", "6", "60", "61", "62", "63", "64", "65", "66", "67", "68", "69", "7", "70", "71", "72", "73", "74", "75", "76", "77", "78", "79", "8", "80", "81", "82", "83", "84", "85", "86", "87", "88", "89", "9", "90", "91", "92", "93", "94", "95", "96", "97", "98", "99"], "xaxis": "x", "y": [0.2104, 0.1095, 0, 0, 0, 0, 0.1582, 0.01763, 0.06429, 0.1835, 0.1576, 0.2517, 0.2517, 0.001117, 0.195, 0, 0, 0.02517, 0.2434, 0.1161, 0.3218, 0, 0.4386, 0.2758, 0.3644, 0.3089, 0.2449, 0.3093, 0.2859, 0.2697, 0.09883, 0.2766, 0.2877, 0.2473, 0.02107, 0.1383, 0.1945, 0.3016, 0.2206, 0.2251, 0.1399, 0.1513, 0.2888, 0.2586, 0, 0.2091, 0, 0.1899, 0.187, 0.2732, 0.06121, 0, 0.1965, 0.2849, 0.1897, 0.1151, 0.0814, 0.2752, 0.2934, 0.1776, 0.3114, 0.2195, 0.209, 0.3877, 0.2347, 0.0441, 0.4346, 0.2013, 0.1335, 0.3214, 0.215, 0.3733, 0.1505, 0.3658, 0, 0.2536, 0.1476, 0.2845, 0.3729, 0.3386, 0.1124, 0.2553, 0.3806, 0, 0.3319, 0.1273, 0.1488, 0, 0.2186, 0.02722, 0.03082, 0.4495, 0.009665, 0.02522, 0.3567, 0.01316, 0.1609, 0, 0.2359, 0.4088], "yaxis": "y"}, {"hovertemplate": "index=Dendritic cells<br>variable=%{x}<br>value=%{y}<extra></extra>", "legendgroup": "Dendritic cells", "line": {"color": "#FF6692", "dash": "solid"}, "marker": {"symbol": "circle"}, "mode": "lines", "name": "Dendritic cells", "orientation": "v", "showlegend": true, "type": "scatter", "x": ["0", "1", "10", "11", "12", "13", "14", "15", "16", "17", "18", "19", "2", "20", "21", "22", "23", "24", "25", "26", "27", "28", "29", "3", "30", "31", "32", "33", "34", "35", "36", "37", "38", "39", "4", "40", "41", "42", "43", "44", "45", "46", "47", "48", "49", "5", "50", "51", "52", "53", "54", "55", "56", "57", "58", "59", "6", "60", "61", "62", "63", "64", "65", "66", "67", "68", "69", "7", "70", "71", "72", "73", "74", "75", "76", "77", "78", "79", "8", "80", "81", "82", "83", "84", "85", "86", "87", "88", "89", "9", "90", "91", "92", "93", "94", "95", "96", "97", "98", "99"], "xaxis": "x", "y": [0, 0.1776, 0.1697, 0.1208, 0.07795, 0.06237, 0.1588, 0, 0.03986, 0.1867, 0.1324, 0.08333, 0.09593, 0, 0.1356, 0.08898, 0.02307, 0.2265, 0.1201, 0, 0.2833, 0.2505, 0.003663, 0.03385, 0.02795, 0.04043, 0.1051, 0, 0.03867, 0.25, 0.003057, 0.3163, 0.2459, 0, 0.1152, 0, 0.1482, 0.06118, 0.1168, 0, 0.08926, 0.4388, 0.1129, 0.2832, 0.2078, 0.2099, 0.2369, 0.1442, 0, 0.1697, 0.1728, 0.05438, 0.1735, 0.1317, 0.1644, 0.03389, 0.334, 0.2111, 0.1857, 0.1499, 0.1038, 0.1938, 0.2172, 0.1023, 0, 0.2146, 0.04897, 0.168, 0, 0.03212, 0.06863, 0.0625, 0.03733, 0.1185, 0.08171, 0.09738, 0.08542, 0, 0.1869, 0.06771, 0.1197, 0.1553, 0.1203, 0.1689, 0.2037, 0.2342, 0.04453, 0.155, 0.05133, 0.1736, 0, 0, 0.1356, 0.1862, 0.2451, 0.005169, 0.2475, 0.09447, 0, 0.1689], "yaxis": "y"}], "layout": {"legend": {"title": {"text": "Cell Types (CTs)"}, "tracegroupgap": 0}, "margin": {"t": 60}, "title": {"text": "Percent Composition Across Simulations with 1 Variance"}, "xaxis": {"anchor": "y", "domain": [0, 1], "title": {"text": "Simulation"}}, "yaxis": {"anchor": "x", "domain": [0, 1], "title": {"text": "Percent Composition"}}}}
